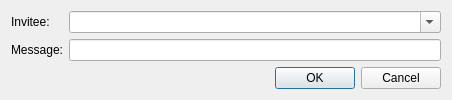
<?xml version="1.0" encoding="UTF-8"?>
<ui version="4.0">
 <class>MUCInviteDialog</class>
 <widget class="QDialog" name="MUCInviteDialog">
  <property name="geometry">
   <rect>
    <x>0</x>
    <y>0</y>
    <width>452</width>
    <height>92</height>
   </rect>
  </property>
  <property name="windowTitle">
   <string>Invite to a MUC</string>
  </property>
  <layout class="QFormLayout" name="formLayout">
   <property name="fieldGrowthPolicy">
    <enum>QFormLayout::AllNonFixedFieldsGrow</enum>
   </property>
   <item row="0" column="0">
    <widget class="QLabel" name="label">
     <property name="text">
      <string>Invitee:</string>
     </property>
    </widget>
   </item>
   <item row="0" column="1">
    <widget class="QComboBox" name="Invitee_">
     <property name="editable">
      <bool>true</bool>
     </property>
    </widget>
   </item>
   <item row="1" column="0">
    <widget class="QLabel" name="label_2">
     <property name="text">
      <string>Message:</string>
     </property>
    </widget>
   </item>
   <item row="1" column="1">
    <widget class="QLineEdit" name="Message_"/>
   </item>
   <item row="2" column="1">
    <widget class="QDialogButtonBox" name="buttonBox">
     <property name="orientation">
      <enum>Qt::Horizontal</enum>
     </property>
     <property name="standardButtons">
      <set>QDialogButtonBox::Cancel|QDialogButtonBox::Ok</set>
     </property>
    </widget>
   </item>
  </layout>
 </widget>
 <resources/>
 <connections>
  <connection>
   <sender>buttonBox</sender>
   <signal>accepted()</signal>
   <receiver>MUCInviteDialog</receiver>
   <slot>accept()</slot>
   <hints>
    <hint type="sourcelabel">
     <x>248</x>
     <y>254</y>
    </hint>
    <hint type="destinationlabel">
     <x>157</x>
     <y>274</y>
    </hint>
   </hints>
  </connection>
  <connection>
   <sender>buttonBox</sender>
   <signal>rejected()</signal>
   <receiver>MUCInviteDialog</receiver>
   <slot>reject()</slot>
   <hints>
    <hint type="sourcelabel">
     <x>316</x>
     <y>260</y>
    </hint>
    <hint type="destinationlabel">
     <x>286</x>
     <y>274</y>
    </hint>
   </hints>
  </connection>
 </connections>
</ui>
